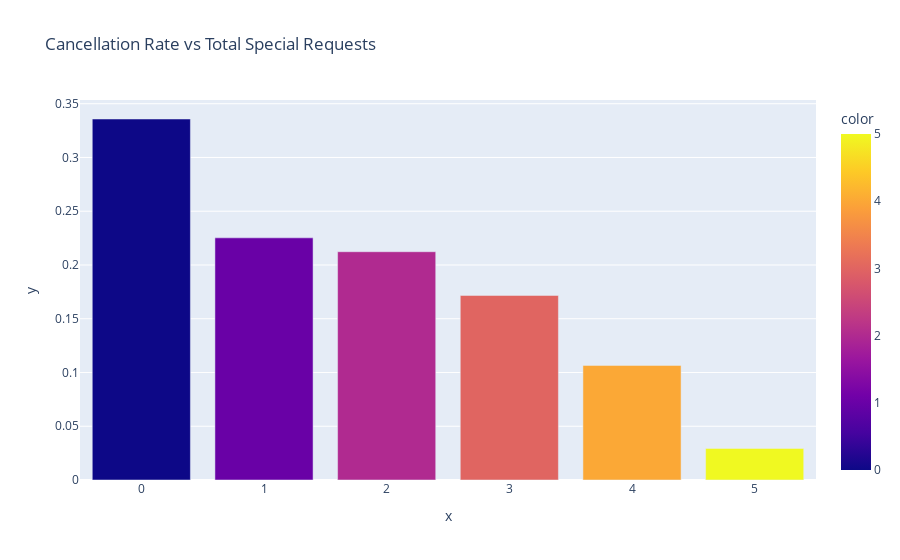

Source (notebook cell):
### Code cell
categories_values = list()
categories = sorted(df["total_of_special_requests"].unique())

for i in sorted(df["total_of_special_requests"].unique()):
    percentage = df.groupby("total_of_special_requests")["cancellation"].sum()[i] / len(df[df["total_of_special_requests"] == i])
    categories_values.append(percentage)

fig = px.bar(x=categories, y=categories_values, title="Cancellation Rate vs Total Special Requests", color=categories)
fig.show()

### Figure 1 — Plotly figure (JSON) as saved in the notebook; plotly's stock layout.template omitted (floating-point values rounded to 4 significant figures)
{"data": [{"alignmentgroup": "True", "hovertemplate": "x=%{x}<br>y=%{y}<br>color=%{marker.color}<extra></extra>", "legendgroup": "", "marker": {"color": [0, 1, 2, 3, 4, 5], "coloraxis": "coloraxis", "pattern": {"shape": ""}}, "name": "", "offsetgroup": "", "orientation": "v", "showlegend": false, "textposition": "auto", "type": "bar", "x": [0, 1, 2, 3, 4, 5], "xaxis": "x", "y": [0.3358, 0.2253, 0.2123, 0.1717, 0.1066, 0.02941], "yaxis": "y"}], "layout": {"barmode": "relative", "coloraxis": {"colorbar": {"title": {"text": "color"}}, "colorscale": [[0, "#0d0887"], [0.1111, "#46039f"], [0.2222, "#7201a8"], [0.3333, "#9c179e"], [0.4444, "#bd3786"], [0.5556, "#d8576b"], [0.6667, "#ed7953"], [0.7778, "#fb9f3a"], [0.8889, "#fdca26"], [1, "#f0f921"]]}, "legend": {"tracegroupgap": 0}, "title": {"text": "Cancellation Rate vs Total Special Requests"}, "xaxis": {"anchor": "y", "domain": [0, 1], "title": {"text": "x"}}, "yaxis": {"anchor": "x", "domain": [0, 1], "title": {"text": "y"}}}}
